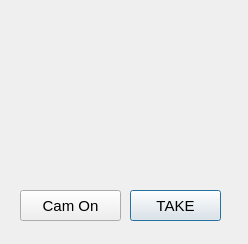
<?xml version="1.0" encoding="UTF-8"?>
<ui version="4.0">
 <class>TakePhoto</class>
 <widget class="QDialog" name="TakePhoto">
  <property name="geometry">
   <rect>
    <x>0</x>
    <y>0</y>
    <width>248</width>
    <height>244</height>
   </rect>
  </property>
  <property name="windowTitle">
   <string>Dialog</string>
  </property>
  <widget class="QPushButton" name="pushButton_piccapture">
   <property name="enabled">
    <bool>true</bool>
   </property>
   <property name="geometry">
    <rect>
     <x>130</x>
     <y>190</y>
     <width>91</width>
     <height>31</height>
    </rect>
   </property>
   <property name="font">
    <font>
     <pointsize>11</pointsize>
    </font>
   </property>
   <property name="text">
    <string>TAKE</string>
   </property>
  </widget>
  <widget class="QPushButton" name="pushButtons_camstart">
   <property name="geometry">
    <rect>
     <x>20</x>
     <y>190</y>
     <width>101</width>
     <height>31</height>
    </rect>
   </property>
   <property name="font">
    <font>
     <pointsize>11</pointsize>
    </font>
   </property>
   <property name="text">
    <string>Cam On</string>
   </property>
  </widget>
  <widget class="QWidget" name="verticalLayoutWidget">
   <property name="geometry">
    <rect>
     <x>20</x>
     <y>30</y>
     <width>201</width>
     <height>141</height>
    </rect>
   </property>
   <layout class="QVBoxLayout" name="verticalLayout"/>
  </widget>
 </widget>
 <resources/>
 <connections/>
</ui>
